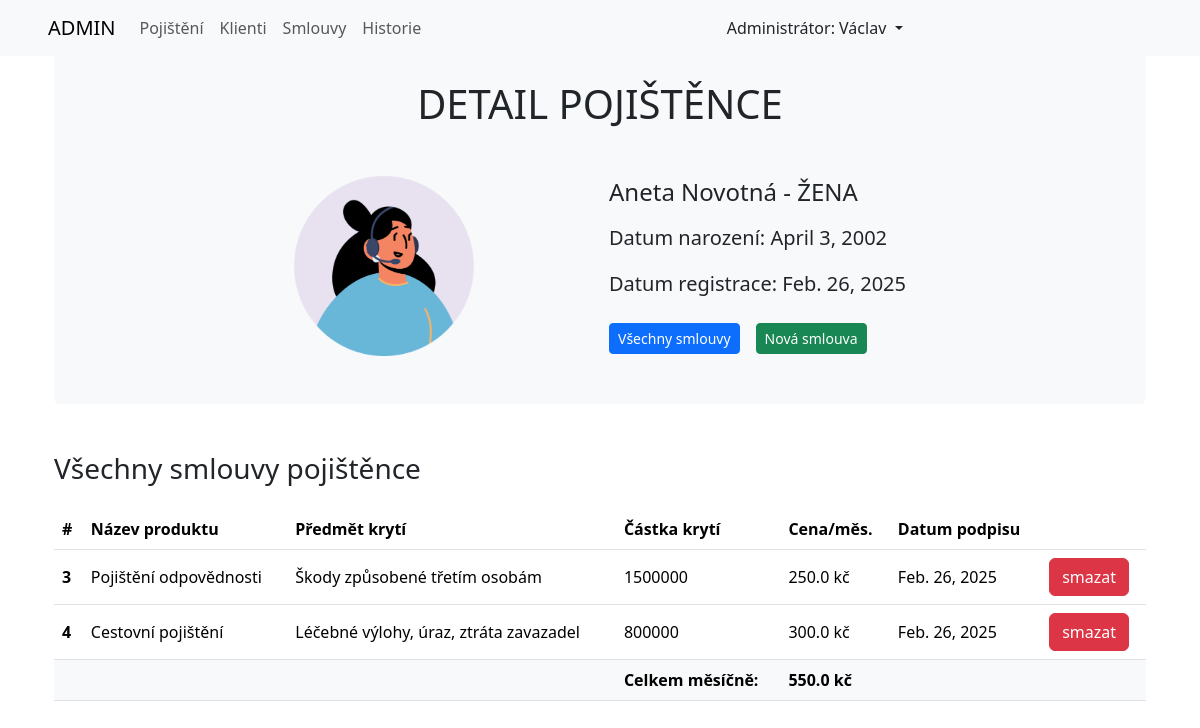
The app's page /klienti/3/, older data.
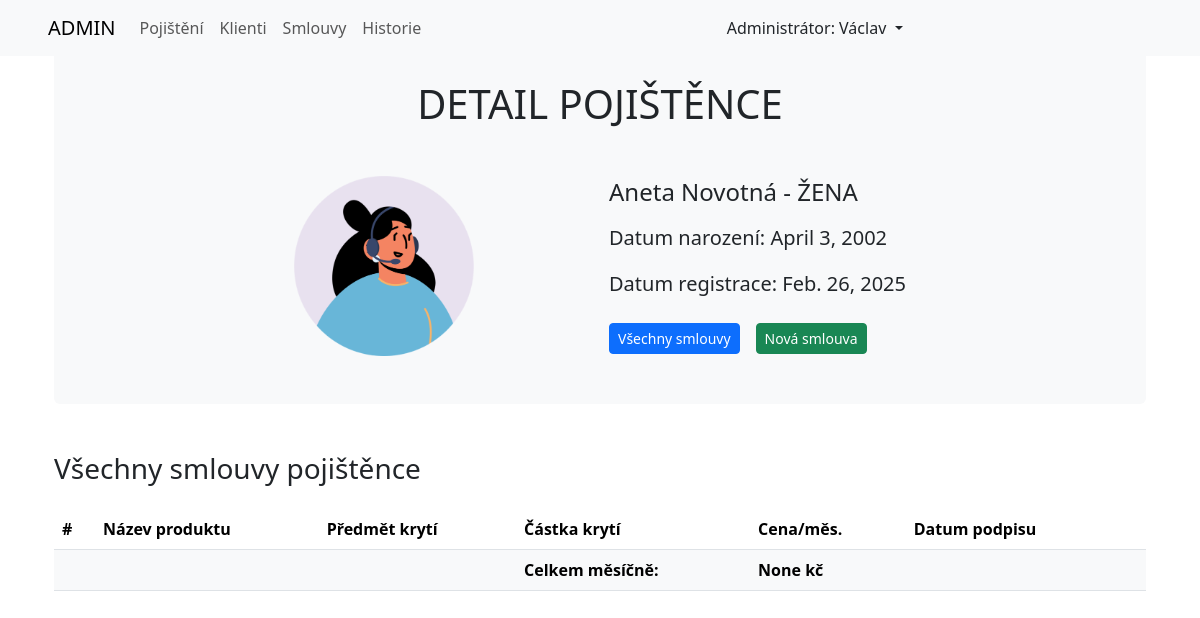
The same page, newer data.
### pojistenci_app/models.py (models this page shows, shortened)
class Smlouvy(models.Model):
    pojistenec_id = models.ForeignKey(Pojistenci, on_delete=models.CASCADE)
    produkt_id = models.ForeignKey(Produkty, on_delete=models.CASCADE)
    castka_kryti = models.IntegerField(verbose_name="Částka krytí")
    cena = models.FloatField(verbose_name="Cena")
    datum = models.DateField(auto_now=True)
    class Meta:
        verbose_name_plural = "Smlouvy"

class Produkty(models.Model):
    nazev = models.CharField(max_length=80, verbose_name="Název pojištění")
    predmet_kryti = models.CharField(
        max_length=200, verbose_name="Předmět krytí")
    zakladni_castka = models.IntegerField(
        verbose_name="Základní částka krytí")
    zakladni_cena = models.IntegerField(verbose_name="Základní cena")
    pomer = models.FloatField("Poměr mezi částkou krytí a cenou pojištění")
    class Meta:
        verbose_name = "Produkt"
        verbose_name_plural = "Produkty"

### pojistenci_app/views.py (the view)
def detail_pojistence(request, id_klienta):
    pojistenec = Pojistenci.objects.get(id=id_klienta)
    smlouvy_klienta = Smlouvy.objects.filter(pojistenec_id__id=id_klienta)
    celkem_mesicne = smlouvy_klienta.aggregate(Sum('cena'))
    return render(request, 'pojistenci_app/smlouvy_pojistence.html', {'pojistenec': pojistenec, 'smlouvy': smlouvy_klienta, 'celkem_mesicne': celkem_mesicne})

### pojistenci_app/templates/pojistenci_app/smlouvy_pojistence.html
{% extends "pojistenci_app/detail_pojistence.html" %}
{% block content_bottom %}
<h3 class="mb-4">Všechny smlouvy pojištěnce</h3>
        <table class="table table-hover" id="smlouvy_pojistence">
            <thead>
            <tr>
                <th scope="col">#</th>
                <th scope="col">Název produktu</th>
                <th scope="col">Předmět krytí</th>
                <th scope="col">Částka krytí</th>
                <th scope="col">Cena/měs.</th>
                <th scope="col">Datum podpisu<th>
            </tr>
            </thead>
            <tbody>
            {% for smlouva in smlouvy %}
            <tr style="vertical-align: middle;">
                <th scope="row">{{ smlouva.id }}</th>
                <td>{{ smlouva.produkt_id.nazev }}</td>
                <td>{{ smlouva.produkt_id.predmet_kryti }}</td>
                <td>{{ smlouva.castka_kryti }}</td>
                <td>{{ smlouva.cena }} kč</td>
                <td>{{ smlouva.datum }}</td>
                <td>
                    <a class="btn btn-danger" href={% url 'vymazat_smlouvu' pojistenec.id smlouva.id %}>smazat</a>
            </tr>
            {% endfor %}
            <tr style="vertical-align: middle;">
                <td class="bg-light" colspan="3"></td>
                <th class="bg-light">Celkem měsíčně: </th>
                <th class="bg-light">{{ celkem_mesicne.cena__sum }} kč</th>
                <td class="bg-light" colspan="2"></td>
            </tr>
            </tbody>
        </table>
{% endblock content_bottom %}

Row changes from the older to the newer data that the page shows:
removed Smlouvy: id "3", produkt_id.nazev "Pojištění odpovědnosti", produkt_id.predmet_kryti "Škody způsobené třetím osobám", castka_kryti "1500000", cena "250.0", datum "Feb. 26, 2025"
removed Smlouvy: id "4", produkt_id.nazev "Cestovní pojištění", produkt_id.predmet_kryti "Léčebné výlohy, úraz, ztráta zavazadel", castka_kryti "800000", cena "300.0", datum "Feb. 26, 2025"
Text that changed along with them:
{{ celkem_mesicne.cena__sum }}: "550.0" → "None"
